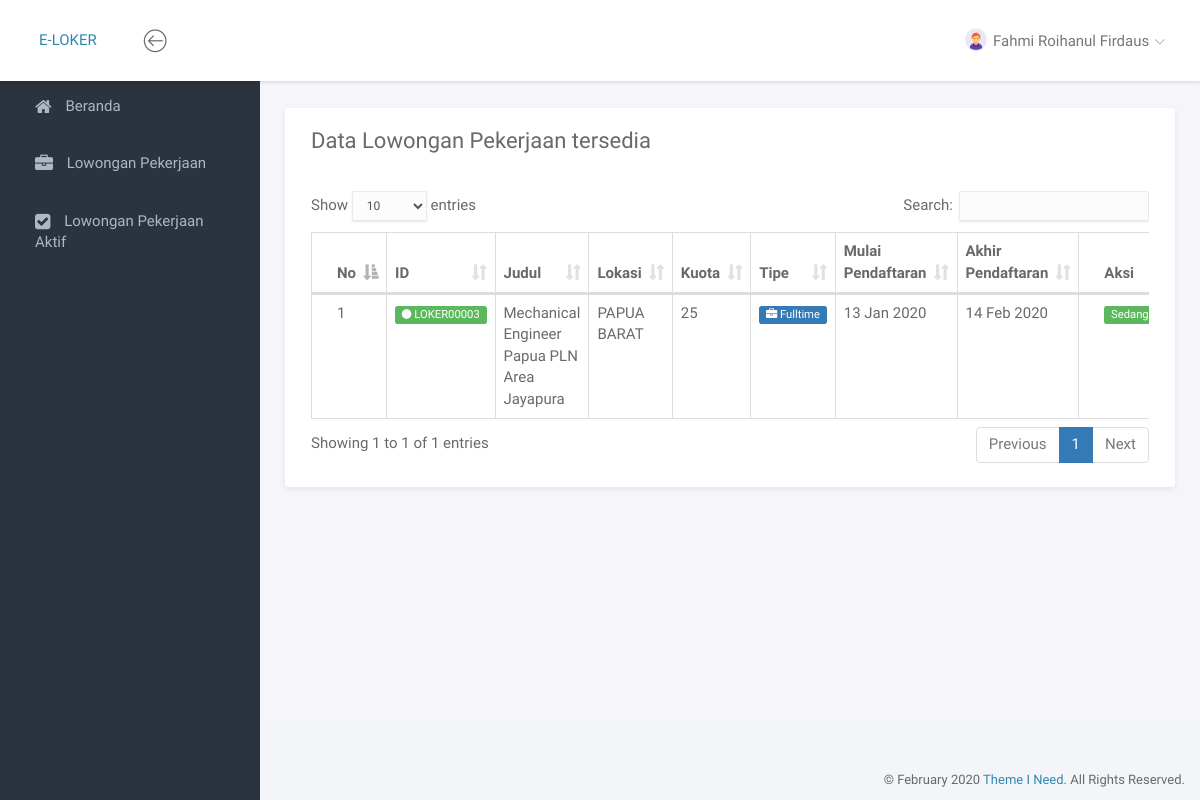
The page /portal/index.php?page=loker (signed in) on the database its author committed.
### tables this page shows
CREATE TABLE `user` (
  `id` varchar(11) NOT NULL,
  `nik` varchar(16) DEFAULT NULL,
  `nama_lengkap` varchar(50) DEFAULT NULL,
  `tgl_lahir` date DEFAULT NULL,
  `alamat` text DEFAULT NULL,
  `jenis_kelamin` enum('L','P') DEFAULT NULL,
  `email` varchar(40) DEFAULT NULL,
  `no_hp` varchar(12) DEFAULT NULL,
  `password` varchar(10) DEFAULT NULL,
  `image_url` varchar(100) DEFAULT NULL,
  `login_terakhir` timestamp NULL DEFAULT NULL
);

CREATE TABLE `lowongan` (
  `id` varchar(10) NOT NULL,
  `provinsi_id` char(2) NOT NULL,
  `judul` text DEFAULT NULL,
  `deskripsi` text DEFAULT NULL,
  `kuota` int(3) DEFAULT NULL,
  `tipe` enum('fulltime','kontrak','magang','') NOT NULL,
  `mulai_pendaftaran` date NOT NULL,
  `akhir_pendaftaran` date NOT NULL
);

CREATE TABLE `provinsi` (
  `id` char(2) NOT NULL,
  `nama` varchar(255) NOT NULL
);

### portal/page/pendaftar/loker/loker.php (the view, shortened to what this page needs)
<div class="panel panel-headline">
    <div class="panel-heading">
        <div class="row">
            <div class="col-md-12">
                <div class="pull-left">
                    <h3 class="panel-title">Data Lowongan Pekerjaan tersedia</h3>
                </div>
            </div>
        </div>
    </div>
    <div class="panel-body">
        <div class="row">
            <div class="col-md-12">
                <div class="table-responsive">
                    <table class="table table-bordered example">
                        <thead>
                            <tr>
                                <th>No</th>
                                <th>ID</th>
                                <th>Judul</th>
                                <th>Lokasi</th>
                                <th>Kuota</th>
                                <th>Tipe</th>
                                <th>Mulai Pendaftaran</th>
                                <th>Akhir Pendaftaran</th>
                                <th>Aksi</th>
                            </tr>
                        </thead>
                        <tbody>
                            <?php
                                $no = 1;
                                $q = mysqli_query($conn, "SELECT lowongan.id as idloker, lowongan.judul, lowongan.kuota, lowongan.tipe, lowongan.mulai_pendaftaran, lowongan.akhir_pendaftaran, provinsi.nama FROM lowongan
                                                        JOIN provinsi ON lowongan.provinsi_id=provinsi.id");
                                while($data=mysqli_fetch_array($q)){
                                $datenow  = new DateTime(getDateNow());
                                $datestart  = new DateTime($data['mulai_pendaftaran']);
                                $dateend  = new DateTime($data['akhir_pendaftaran']);
                                if ($datestart == $datenow || $datestart >= $datenow || $dateend >= $datenow) {
                            ?>
                                <tr>
                                    <td><?= $no ?></td>
                                    <td><span class="label label-success"><i class="fa fa-circle"></i> <?= $data['idloker'] ?></span></td>
                                    <td><?= $data['judul'] ?></td>
                                    <td><?= $data['nama'] ?></td>
                                    <td><?= $data['kuota'] ?></td>
                                    <td><span class="label label-primary" style="text-transform: capitalize;"><i class="fa fa-briefcase"></i> <?= $data['tipe'] ?></span></td>
                                    <td><?= date('d M Y', strtotime($data['mulai_pendaftaran'])) ?></td>
                                    <td><?= date('d M Y', strtotime($data['akhir_pendaftaran'])) ?></td>
                                    <td>
                                    <?= getActiveJob($data['mulai_pendaftaran'], $data['akhir_pendaftaran'], $data['idloker'], $auth['id']) ?>
                                    </td>
                                </tr>
                            <?php $no++; }} ?>
                        </tbody>
                    </table>
                </div>
            </div>
        </div>
    </div>
</div>

### portal/header.php (shortened to what this page needs)
<nav class="navbar navbar-default navbar-fixed-top">
	<div class="brand">
		<a href="?page=beranda">E-LOKER</a>
	</div>
	<div class="container-fluid">
		<div class="navbar-btn">
			<button type="button" class="btn-toggle-fullwidth"><i class="lnr lnr-arrow-left-circle"></i></button>
		</div>
		<div id="navbar-menu">
			<ul class="nav navbar-nav navbar-right">
				<li class="dropdown">
					<a href="#" class="dropdown-toggle" data-toggle="dropdown"><img src="<?= $_SESSION['role'] == 2 ? $auth['image_url'] !== null ? 'file/gambar/'.$auth['image_url'] : 'assets/img/admin.png' : 'assets/img/admin.png' ?>" class="img-circle" alt="Avatar"> <span><?= isset($auth['nama_lengkap']) ? $auth['nama_lengkap'] : $auth['email']  ?></span> <i class="icon-submenu lnr lnr-chevron-down"></i></a>
				</li>
			</ul>
		</div>
	</div>
</nav>

### portal/service.php (shortened to what this page needs)
<?php
if ($_SESSION['role'] == 2) {
    $getdatauser = mysqli_query($conn, "SELECT * FROM user WHERE email='$_SESSION[email]'");
    $auth = mysqli_fetch_array($getdatauser);
} else {
    $getdatauser = mysqli_query($conn, "SELECT * FROM admin WHERE email='$_SESSION[email]'");
    $auth = mysqli_fetch_array($getdatauser);
}
function getDateNow() {
    $tz_object = new DateTimeZone('Asia/Jakarta');
    $datetime = new DateTime();
    $datetime->setTimezone($tz_object);
    return $datetime->format('m/d/Y');
}
function getActiveJob($tglstart, $tglend, $id, $userid) {
    $val = "";
    include 'lib/koneksi.php';
    $datenow  = new DateTime(getDateNow());
    $datestart  = new DateTime($tglstart);
    $dateend  = new DateTime($tglend);
    $diff   = $datestart->diff($datenow);
    $q = mysqli_query($conn, "SELECT * FROM pendaftaran WHERE lowongan_id='$id' AND user_id='$userid'");
    $count = mysqli_num_rows($q);
    if ($count < 1) {
        if ($datestart > $datenow && $dateend >= $datenow) {
            if ($diff->d <= 10) {
                $val = '<span class="label label-info">'.$diff->d.' hari lagi pendaftaran Dibuka</span>';
            } else {
                $val = '<span class="label label-info">Segera Dibuka</span>';
            }
        }
        if ($datestart <= $datenow && $dateend >= $datenow) {
            $val = '<a href="?page=lokeradd&id='.$id.'" class="btn btn-primary btn-xs btn-block"><i class="fa fa-check-circle"></i> Pilih</a>';
        }
    } else {
        $val = '<span class="label label-success">Sedang Aktif <i class="fa fa-check"></i></span>';
    }
    return $val;
}
?>

### portal/assets/css/main.css (style rules this page uses)
html { position: relative; min-height: 100%; }
body { background-color: #F3F5F8; font-family: "Source Sans Pro", sans-serif; font-size: 15px; color: #676a6d; }
a { color: #3287B2; }
th { font-weight: 600; }
.navbar-default { -webkit-transition: all 0.3s ease-in-out; -moz-transition: all 0.3s ease-in-out; -ms-transition: all 0.3s ease-in-out; -o-transition: all 0.3s ease-in-out; transition: all 0.3s ease-in-out; -moz-box-shadow: 1px 2px 3px rgba(0, 0, 0, 0.1); -webkit-box-shadow: 1px 2px 3px rgba(0, 0, 0, 0.1); box-shadow: 1px 2px 3px rgba(0, 0, 0, 0.1); -webkit-border-radius: 0; -moz-border-radius: 0; border-radius: 0; padding: 0; margin: 0; border: none; background-color: #fff; }
.navbar-default .brand { float: left; padding: 30px 39px; background-color: #fff; }
.navbar-btn { float: left; padding: 16px 0; }
.navbar-btn button { font-size: 24px; padding: 4px 8px; line-height: .7; border: none; background: none; outline: none; }
.navbar-nav > li > a { padding: 28px 20px; }
.navbar-nav > li > a > i { font-size: 22px; margin-right: 2px; vertical-align: middle; }
.navbar-nav > li > a > i.icon-submenu { margin-left: 2px; margin-right: 0; font-size: 10px; position: relative; top: 2px; }
.navbar-nav > li > a > span { position: relative; top: 2px; }
.navbar-nav > li > a img { width: 22px; margin-right: 2px; }
@media screen and (min-width: 768px) { .navbar-nav.navbar-right { margin-right: 0; } }
.panel { -webkit-border-radius: 3px; -moz-border-radius: 3px; border-radius: 3px; -moz-box-shadow: 0 2px 6px rgba(0, 0, 0, 0.08); -webkit-box-shadow: 0 2px 6px rgba(0, 0, 0, 0.08); box-shadow: 0 2px 6px rgba(0, 0, 0, 0.08); background-color: #fff; margin-bottom: 30px; }
.panel .panel-heading, .panel .panel-body, .panel .panel-footer { padding-left: 25px; padding-right: 25px; }
.panel .panel-heading { padding-top: 20px; padding-bottom: 20px; position: relative; }
.panel .panel-heading .panel-title { margin: 0; font-size: 18px; font-weight: 300; }
.panel .panel-body { padding-top: 10px; padding-bottom: 15px; }
.panel.panel-headline .panel-heading { border-bottom: none; }
.panel.panel-headline .panel-heading .panel-title { margin-bottom: 8px; font-size: 22px; font-weight: normal; }
.panel .table > thead > tr > td:first-child, .panel .table > thead > tr > th:first-child, .panel .table > tbody > tr > td:first-child, .panel .table > tbody > tr > th:first-child, .panel .table > tfoot > tr > td:first-child, .panel .table > tfoot > tr > th:first-child { padding-left: 25px; }
.panel .table > thead > tr > td:last-child, .panel .table > thead > tr > th:last-child, .panel .table > tbody > tr > td:last-child, .panel .table > tbody > tr > th:last-child, .panel .table > tfoot > tr > td:last-child, .panel .table > tfoot > tr > th:last-child { padding-left: 25px; }
.label { font-weight: normal; }

### rows shown on the page
user: nama_lengkap "Fahmi Roihanul Firdaus"
lowongan: id "LOKER00003", judul "Mechanical Engineer Papua PLN Area Jayapura", provinsi.nama "PAPUA BARAT", kuota "25", tipe "Fulltime", mulai_pendaftaran "13 Jan 2020", akhir_pendaftaran "14 Feb 2020"
